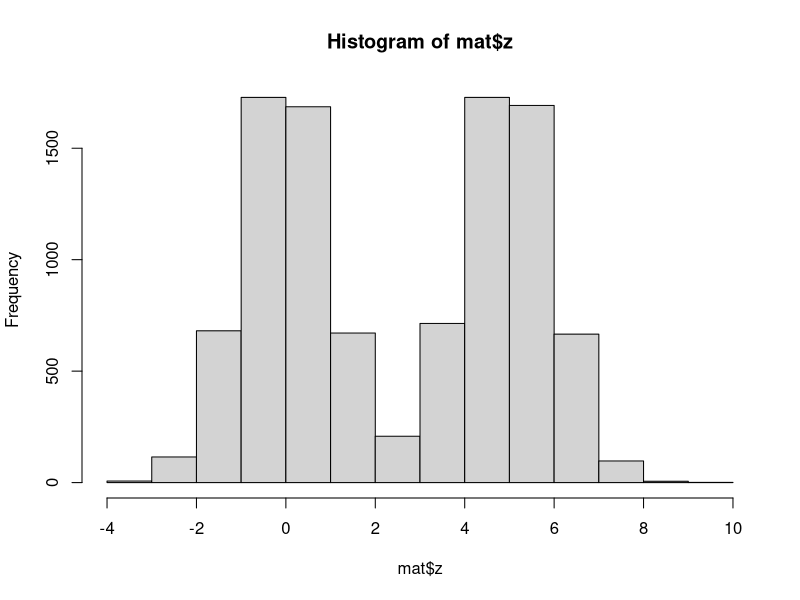

This chart was generated by the following R code: (Note: this script raises an error after producing the figure.)
require(plyr)
library(tidyverse)
# a)
x <- rnorm(10000, mean=0, sd=1)
# b)
y <- rnorm(10000, mean=5, sd=1)
# c)
u <- rbinom(10000, size=1, prob = 0.5)
# d)
mat <- data.frame(x, y, u)
names(mat)
mat <- mutate(mat, z=ifelse(u==0,x,y))
# e)
hist(mat$z)
result.mean <- mean(mat$z)
result.median <- median(mat$z)
result.sd <- sd(mat$z, na.rm = FALSE)

# f)
mean.v.1 <-c()
for (i in 1:500){
  n.obs.1 <- sample(mat$z, size=10, replace = TRUE)
mean.v.1 <-c(mean.v.1, mean(n.obs.1))
  }
mean.v
length(mean.v)
hist(mean.v.1)
result1.mean <- mean(mean.v.1)
result1.median <- median(mean.v.1)
result1.sd <- sd(mean.v.1, na.rm = FALSE)

# g)
mean.v.2 <-c()
for (i in 1:500){
  n.obs.2 <- sample(mat$z, size=50, replace = TRUE)
  mean.v.2 <-c(mean.v.2, mean(n.obs.2))
}
hist(mean.v.2)
result.mean <- mean(mean.v.2)
hist(mean.v.2)
result2.mean <- mean(mean.v.2)
result2.median <- median(mean.v.2)
result2.sd <- sd(mean.v.2, na.rm = FALSE)


# h)
mean.v.3 <-c()
for (i in 1:500){
  n.obs.3 <- sample(mat$z, size=300, replace = TRUE)
  mean.v.3 <-c(mean.v.3, mean(n.obs.3))
}

hist(mean.v.3)
result3.mean <- mean(mean.v.1)
result3.median <- median(mean.v.1)
result3.sd <- sd(mean.v.1, na.rm = FALSE)


